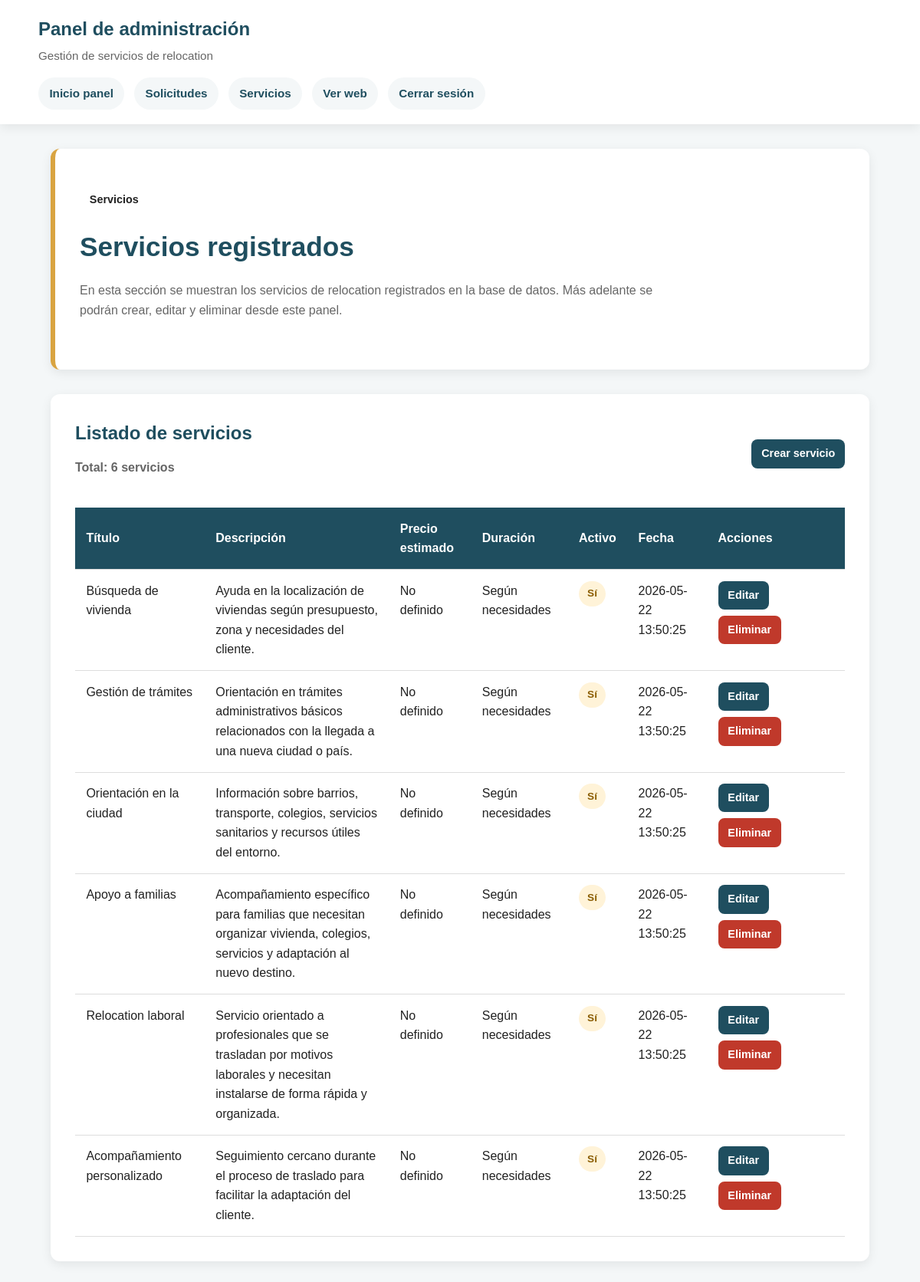
Screenshot of /admin/servicios.php (signed in) with the database file from the repository.
### tables this page shows
CREATE TABLE servicios (
    id INT AUTO_INCREMENT PRIMARY KEY,
    titulo VARCHAR(150) NOT NULL,
    descripcion TEXT NOT NULL,
    precio_estimado DECIMAL(10,2) DEFAULT NULL,
    duracion VARCHAR(100) DEFAULT NULL,
    activo TINYINT(1) DEFAULT 1,
    fecha_creacion TIMESTAMP DEFAULT CURRENT_TIMESTAMP
);

### admin/servicios.php (the view, shortened to what this page needs)
<?php
require_once "../config/database.php";
$servicios = [];
try {
    $sql = "SELECT * FROM servicios ORDER BY fecha_creacion DESC";
    $stmt = $pdo->query($sql);
    $servicios = $stmt->fetchAll();
} catch (PDOException $e) {
    $error = "No se han podido cargar los servicios.";
}
?>
<!DOCTYPE html>
<html lang="es">
<head>
    <link rel="stylesheet" href="../css/style.css">
</head>
<body class="admin-body">
    <header class="admin-header">
        <div>
            <h2>Panel de administración</h2>
            <p>Gestión de servicios de relocation</p>
        </div>
        <nav>
            <ul>
                <li><a href="dashboard.php">Inicio panel</a></li>
                <li><a href="solicitudes.php">Solicitudes</a></li>
                <li><a href="servicios.php">Servicios</a></li>
                <li><a href="../index.php">Ver web</a></li>
                <li><a href="logout.php">Cerrar sesión</a></li>
            </ul>
        </nav>
    </header>
    <main class="admin-main">
        <section class="page-hero">
            <span class="hero-label">Servicios</span>
            <h1>Servicios registrados</h1>
            <p>
                En esta sección se muestran los servicios de relocation registrados en la base de datos.
                Más adelante se podrán crear, editar y eliminar desde este panel.
            </p>
        </section>
        <section class="admin-table-section">
            <div class="admin-section-header">
                <div>
                    <h2>Listado de servicios</h2>
                    <p>Total: <?= count($servicios) ?> servicios</p>
                </div>
                <a href="crear_servicio.php" class="table-action-link">
                    Crear servicio
                </a>
            </div>
            <?php if (empty($servicios)): ?>
                <div class="empty-message">
                    <p>No hay servicios registrados todavía.</p>
                </div>
            <?php else: ?>
                <div class="table-wrapper">
                    <table class="admin-table">
                        <thead>
                            <tr>
                                <th>Título</th>
                                <th>Descripción</th>
                                <th>Precio estimado</th>
                                <th>Duración</th>
                                <th>Activo</th>
                                <th>Fecha</th>
                                <th>Acciones</th>
                            </tr>
                        </thead>
                        <tbody>
                            <?php foreach ($servicios as $servicio): ?>
                                <tr>
                                    <td><?= htmlspecialchars($servicio["titulo"]) ?></td>
                                    <td><?= htmlspecialchars($servicio["descripcion"]) ?></td>
                                    <td>
                                        <?php if ($servicio["precio_estimado"] !== null): ?>
                                            <?= htmlspecialchars($servicio["precio_estimado"]) ?> €
                                        <?php else: ?>
                                            No definido
                                        <?php endif; ?>
                                    </td>
                                    <td><?= htmlspecialchars($servicio["duracion"] ?? "No definida") ?></td>
                                    <td>
                                        <span class="status-badge">
                                            <?= $servicio["activo"] ? "Sí" : "No" ?>
                                        </span>
                                    </td>
                                    <td><?= htmlspecialchars($servicio["fecha_creacion"]) ?></td>
                                    <td>
                                        <div class="table-actions">
                                            <a href="editar_servicio.php?id=<?= htmlspecialchars($servicio["id"]) ?>" class="table-action-link">
                                                Editar
                                            </a>
                                            <a
                                                href="eliminar_servicio.php?id=<?= htmlspecialchars($servicio["id"]) ?>"
                                                class="table-action-link delete-link"
                                                onclick="return confirm('¿Seguro que quieres eliminar este servicio?');"
                                            >
                                                Eliminar
                                            </a>
                                        </div>
                                    </td>
                                </tr>
                            <?php endforeach; ?>
                        </tbody>
                    </table>
                </div>
            <?php endif; ?>
        </section>
    </main>
</body>
</html>

### css/style.css (style rules this page uses)
:root { --color-principal: #1f4e5f; --color-secundario: #f4f7f8; --color-acento: #d9a441; --color-texto: #222222; --color-texto-suave: #666666; --color-blanco: #ffffff; --fuente-principal: Arial, Helvetica, sans-serif; --ancho-maximo: 1100px; --borde-redondeado: 12px; --sombra-suave: 0 4px 14px rgba(0, 0, 0, 0.08); }
* { margin: 0; padding: 0; box-sizing: border-box; }
body { font-family: var(--fuente-principal); color: var(--color-texto); background-color: var(--color-secundario); line-height: 1.6; }
main { max-width: var(--ancho-maximo); margin: 0 auto; padding: 2rem 1rem; }
section { margin-bottom: 2.5rem; }
header { background-color: var(--color-blanco); padding: 1.2rem 1rem; box-shadow: var(--sombra-suave); }
header > div, nav { max-width: var(--ancho-maximo); margin: 0 auto; }
header h2 { color: var(--color-principal); margin-bottom: 0.2rem; }
header p { color: var(--color-texto-suave); font-size: 0.95rem; }
nav { margin-top: 1rem; }
nav ul { list-style: none; display: flex; gap: 1rem; flex-wrap: wrap; }
nav a { text-decoration: none; color: var(--color-texto); font-weight: bold; }
h1 { color: var(--color-principal); font-size: 2.2rem; margin-bottom: 1rem; }
h2 { color: var(--color-principal); margin-bottom: 0.8rem; }
p { margin-bottom: 1rem; }
a, button { transition: 0.2s ease; }
.hero-label { display: inline-block; background-color: rgba(255, 255, 255, 0.15); padding: 0.4rem 0.8rem; border-radius: 999px; margin-bottom: 1rem; font-size: 0.9rem; font-weight: bold; }
.page-hero { background-color: var(--color-blanco); padding: 3rem 2rem; border-radius: var(--borde-redondeado); box-shadow: var(--sombra-suave); border-left: 6px solid var(--color-acento); }
.page-hero p { max-width: 750px; color: var(--color-texto-suave); }
.admin-body { background-color: var(--color-secundario); min-height: 100vh; }
.admin-header { background-color: var(--color-blanco); padding: 1.2rem 1rem; box-shadow: var(--sombra-suave); }
.admin-header > div, .admin-header nav { max-width: var(--ancho-maximo); margin: 0 auto; }
.admin-header h2 { color: var(--color-principal); }
.admin-main { max-width: var(--ancho-maximo); margin: 0 auto; padding: 2rem 1rem; }
.admin-table-section { background-color: var(--color-blanco); padding: 2rem; border-radius: var(--borde-redondeado); box-shadow: var(--sombra-suave); }
.admin-section-header { display: flex; justify-content: space-between; gap: 1rem; align-items: center; margin-bottom: 1.5rem; }
.admin-section-header p { color: var(--color-texto-suave); font-weight: bold; }
.table-wrapper { overflow-x: auto; }
.admin-table { width: 100%; border-collapse: collapse; min-width: 850px; }
.admin-table th, .admin-table td { padding: 0.9rem; text-align: left; border-bottom: 1px solid #dddddd; }
.admin-table th { background-color: var(--color-principal); color: var(--color-blanco); }
.status-badge { display: inline-block; background-color: #fff3d8; color: #8a5c00; padding: 0.35rem 0.7rem; border-radius: 999px; font-size: 0.85rem; font-weight: bold; }
.table-action-link { display: inline-block; background-color: var(--color-principal); color: var(--color-blanco); padding: 0.45rem 0.8rem; border-radius: 8px; text-decoration: none; font-size: 0.9rem; font-weight: bold; }
.table-actions { display: flex; gap: 0.5rem; flex-wrap: wrap; }
.delete-link { background-color: #c0392b; }
.admin-header { position: sticky; top: 0; z-index: 50; }
.admin-header > div { margin-bottom: 0.8rem; }
.admin-header nav ul { display: flex; gap: 0.8rem; flex-wrap: wrap; }
.admin-header nav a { display: inline-block; background-color: var(--color-secundario); color: var(--color-principal); padding: 0.55rem 0.9rem; border-radius: 999px; font-size: 0.95rem; }
.admin-main .page-hero { margin-bottom: 2rem; }
.admin-table-section { margin-bottom: 2rem; }
.admin-table td { vertical-align: top; }
.admin-table td:nth-child(2), .admin-table td:nth-child(3) { word-break: break-word; }
.admin-section-header a.table-action-link { white-space: nowrap; }
.table-actions { min-width: 150px; }
:root { --color-gold: #cca763; --color-navy: #1a2939; --color-teal: #60898e; --color-gold-light: #e6c785; --color-fondo-home: #f6f3ed; }
main { max-width: 100%; width: 100%; padding: 0; margin: 0; }

### rows the page displays
servicios: titulo "Búsqueda de vivienda", descripcion "Ayuda en la localización de viviendas según presupuesto, zona y necesidades del cliente.", shows "No definido", duracion "Según necesidades", activo "Sí", fecha_creacion "2026-05-22 13:50:25"
servicios: titulo "Gestión de trámites", descripcion "Orientación en trámites administrativos básicos relacionados con la llegada a una nueva ciudad o país.", shows "No definido", duracion "Según necesidades", activo "Sí", fecha_creacion "2026-05-22 13:50:25"
servicios: titulo "Orientación en la ciudad", descripcion "Información sobre barrios, transporte, colegios, servicios sanitarios y recursos útiles del entorno.", shows "No definido", duracion "Según necesidades", activo "Sí", fecha_creacion "2026-05-22 13:50:25"
servicios: titulo "Apoyo a familias", descripcion "Acompañamiento específico para familias que necesitan organizar vivienda, colegios, servicios y adaptación al nuevo destino.", shows "No definido", duracion "Según necesidades", activo "Sí", fecha_creacion "2026-05-22 13:50:25"
servicios: titulo "Relocation laboral", descripcion "Servicio orientado a profesionales que se trasladan por motivos laborales y necesitan instalarse de forma rápida y organizada.", shows "No definido", duracion "Según necesidades", activo "Sí", fecha_creacion "2026-05-22 13:50:25"
servicios: titulo "Acompañamiento personalizado", descripcion "Seguimiento cercano durante el proceso de traslado para facilitar la adaptación del cliente.", shows "No definido", duracion "Según necesidades", activo "Sí", fecha_creacion "2026-05-22 13:50:25"

### other values shown
count($servicios) "6"
